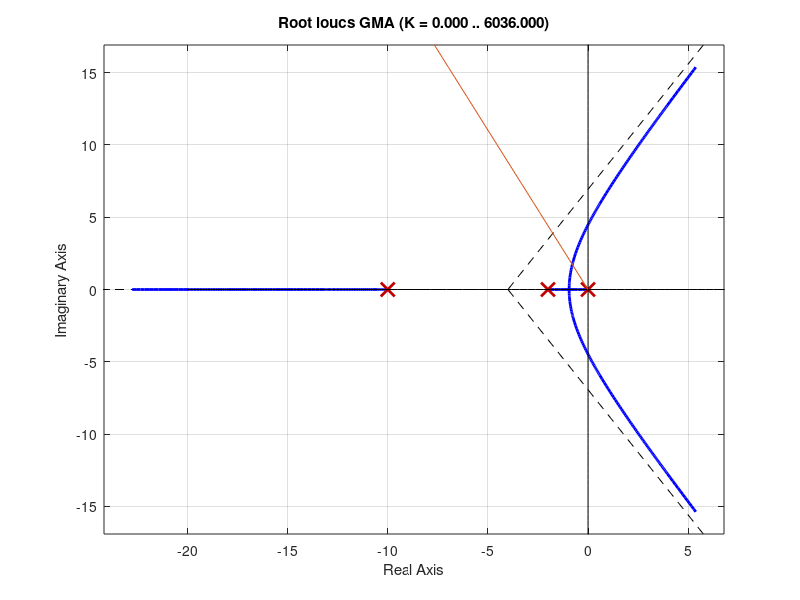

Source code (MATLAB): (Note: this script raises an error after producing the figure.)
clc;
clear;
pkg load control;
pkg load signal;

%%1.a : Projete um controlador proporcional para atender à especificação de sobressinal em que Gc = Kp.
N = 5;
num = 1;
den = conv(conv([1 0], [1 2]), [1 2*N]);
GMA = tf(num, den);

%graph one --------
rlocus(GMA);
legend off;
hold on;
imaginaryAxis = linspace(-20, 20);
realAxis = zeros(size(imaginaryAxis));
plot(imaginaryAxis, realAxis, 'k');
plot(realAxis, imaginaryAxis, 'k');
t = 0:0.01:10;
%calculating damping factor
df = (-log(10/100)) / sqrt((pi^2) + (log(10/100))^2);
phaseAngle = 180 - acosd(df);
%ploting the phaseAngle
phaseAngleStraight = linspace(0,-30);
phaseAngleFunction = -deg2rad(phaseAngle)*phaseAngleStraight;
plot(phaseAngleStraight, phaseAngleFunction);
[Px, Py] = ginput(1);
k=-polyval(GMA.den{1},Px)/(polyval(GMA.num{1},Px));
k=abs(real(k));
GMF = feedback(k*GMA,1);
hold off;


%second one graph ---------
figure
hold on;
[PV, t] = step(GMF, t);
plot(t,PV,'g');
grid on;
realAxis = ones(size(imaginaryAxis));
imaginaryAxis = linspace(0, 10);
plot(imaginaryAxis,realAxis,'--r');
xlabel('Tempo')
ylabel('Saída (PV)')
title('Resposta ao Degrau do Sistema em Malha Fechada com e sem o controlador proporcional.')
hold off;

%%%%%%%%%% 1.B: Cálculo do tempo de acomodação para o critério de 2%
% Calcular o tempo de amortecimento
plot(t,0.98*sp,'g--');
plot(t,1.02*sp,'g--');
% Valor final da resposta ao degrau
y_final = y(end);
lim_inf = 0.98 * y_final;

% Encontrar o índice onde a resposta ultrapassa o limite inferior
indice_acomodacao = find(y > lim_inf, 1);

% Calcular o tempo de acomodação
t_acomodacao = t(indice_acomodacao)

% Plotar a resposta ao degrau e o tempo de acomodação
hold on;
plot([t_acomodacao t_acomodacao], [0 y_final], 'r--', 'LineWidth', 1.5);
text(t_acomodacao, 0.8, ['T_a_c_o_m_p = ' num2str(t_acomodacao)], 'Color', 'red');
figure
rlocus(G)
%%%%%%%%%% 1.C: Projete um compensador em Avanço de Fase para reduzir o tempo de acomodação calculado no item (b) em três vezes e atender à especificação de sobressinal, em que Glead = k(s - Zlead)/(s - Plead) sendo que o zero desse compensador deve estar em -2.
t_acomodacao_desejado = t_acomodacao / 3;
Ta_desejado = t_acomodacao_desejado;
OS = 0.1; % Overshoot máximo (10%)
zeta = abs(log(OS)) / sqrt(pi^2 + log(OS)^2);
wn = 4 / (zeta * Ta_desejado); % a frequência natural não amortecida.

Zlead = 2;
Plead = zeta * wn + sqrt((zeta * wn)^2 - wn^2); % Definimos um polo muito próximo de zero para evitar instabilidades

% Cálculo dos parâmetros do compensador em avanço de fase
num_c = [1, Zlead];
den_c = [1, real(Plead)];
C = tf(num_c, den_c );
% Função de transferência do sistema compensado
T_compensado = feedback(C * K * G, 1);
figure
[ycom, t] = step(T_compensado, t);
% Plotar a resposta ao degrau do sistema compensado
plot(t, ycom);
hold on;
sp = ones(size(t));
plot(t,sp);
grid on
% Configurar os rótulos dos eixos e o título do gráfico
xlabel('Tempo');
ylabel('Resposta ao Degrau');
title('Resposta ao Degrau do Sistema Compensado');
grid on;
% Mostrar o valor do tempo de acomodação atual e desejado
disp(['Tempo de Acomodação Atual: ' num2str(t_acomodacao) ' segundos']);
disp(['Tempo de Acomodação Desejado: ' num2str(t_acomodacao_desejado) ' segundos']);
plot(t,0.98*sp,'g--');
plot(t,1.02*sp,'g--');
% Cálculo do tempo de acomodação do sistema compensado
tolerancia = 0.02; % Tolerância de 2% para considerar o estado de acomodação
y_ss = ycom(end); % Valor de regime permanente da resposta ao degrau
t_acomodacao_compensado = 0; % Inicializa o tempo de acomodação do sistema compensado

% Encontra o primeiro ponto após o tempo de amortecimento que atinge 98% do valor final
for i = 1:length(ycom)
    if abs(ycom(i) - y_ss) <= tolerancia * y_ss
        t_acomodacao_compensado = t(i);
        break;
    end
end

% Plotar o novo tempo de acomodação
line([t_acomodacao_compensado t_acomodacao_compensado], [0 1], 'Color', 'red', 'LineStyle', '--');
text(t_acomodacao_compensado, 0.8, ['T_a_c_o_m_p = ' num2str(t_acomodacao_compensado)], 'Color', 'red');
figure
rlocus(T_compensado);
